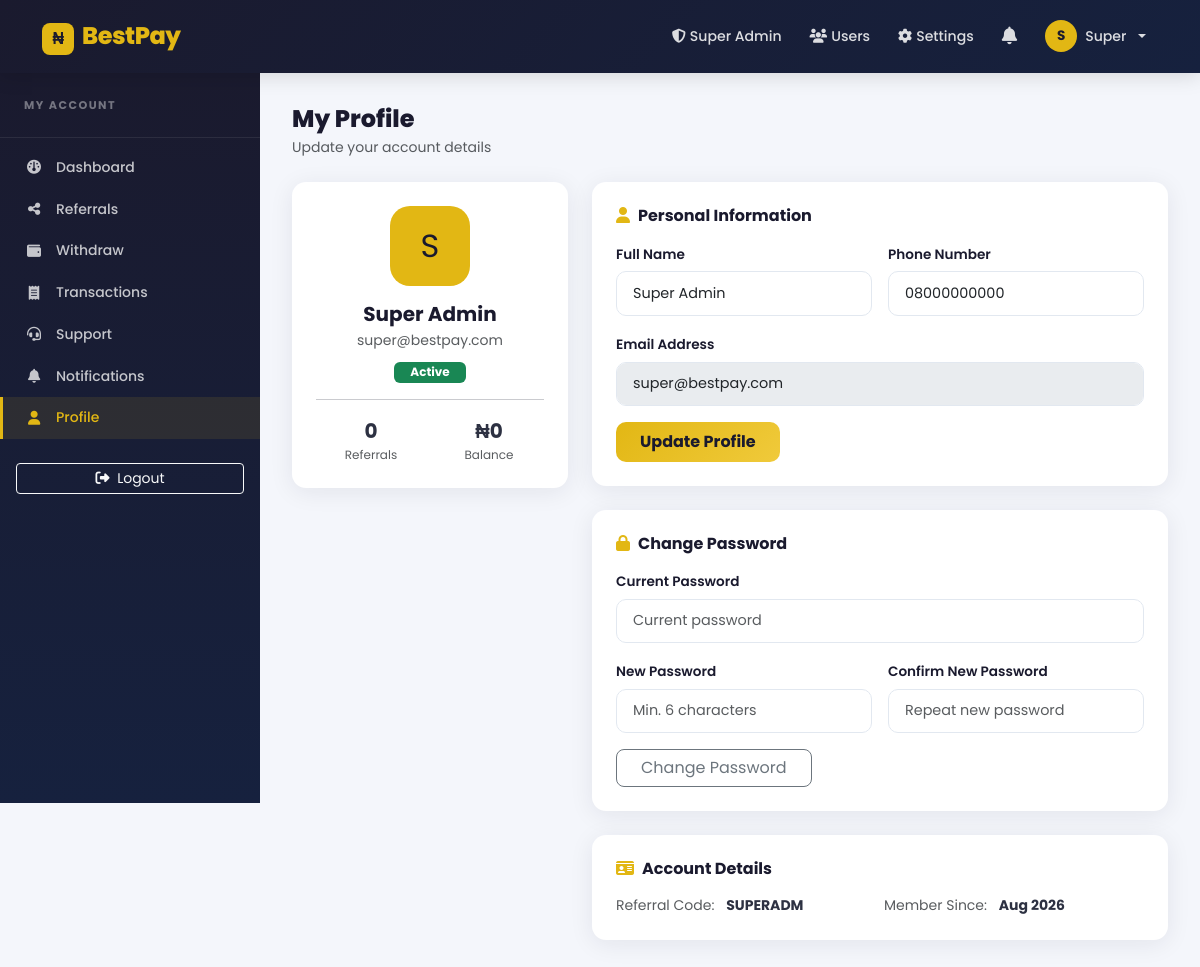
Screenshot of /dashboard/profile (signed in) with the database file from the repository.
### app/models.py (models this page shows, shortened)
class User(UserMixin, db.Model):
    __tablename__ = "users"
    id = db.Column(db.Integer, primary_key=True)
    email = db.Column(db.String(150), unique=True, nullable=False)
    display_name = db.Column(db.String(100), nullable=False)
    phone = db.Column(db.String(20), nullable=True)
    password = db.Column(db.String(256), nullable=False)
    referral_code = db.Column(db.String(20), unique=True, nullable=False, default=generate_referral_code)
    referred_by = db.Column(db.String(20), nullable=True)
    balance = db.Column(db.Float, default=0.0)
    referral_count = db.Column(db.Integer, default=0)
    registration_fee_paid = db.Column(db.Boolean, default=False)
    is_approved = db.Column(db.Boolean, default=False)
    payment_submitted = db.Column(db.Boolean, default=False)
    is_admin = db.Column(db.Boolean, default=False)
    is_super_admin = db.Column(db.Boolean, default=False)
    milestone_3_paid = db.Column(db.Boolean, default=False)
    created_at = db.Column(db.DateTime, default=datetime.utcnow)
    transactions = db.relationship("Transaction", foreign_keys="Transaction.user_id", backref="user", lazy=True)
    withdrawals = db.relationship("Withdrawal", foreign_keys="Withdrawal.user_id", backref="user", lazy=True)
    support_tickets = db.relationship("SupportTicket", foreign_keys="SupportTicket.user_id", backref="user", lazy=True)
    notifications = db.relationship("Notification", foreign_keys="Notification.user_id", backref="user", lazy=True)
    def get_unread_notification_count(self):
        return Notification.query.filter_by(user_id=self.id, is_read=False).count()

### app/routes/dashboard.py (the view)
@dashboard_bp.route("/profile", methods=["GET", "POST"])
@login_required
def profile():
    form = ProfileForm(obj=current_user)
    pw_form = ChangePasswordForm()
    if form.validate_on_submit():
        current_user.display_name = form.display_name.data
        current_user.phone = form.phone.data
        db.session.commit()
        flash("Profile updated.", "success")
        return redirect(url_for("dashboard.profile"))
    return render_template("dashboard/profile.html", form=form, pw_form=pw_form)

### app/forms.py
class ProfileForm(FlaskForm):
    display_name = StringField("Full Name", validators=[DataRequired(), Length(min=2, max=100)])
    phone = StringField("Phone Number", validators=[Optional(), Length(max=20)])
    submit = SubmitField("Update Profile")

class ChangePasswordForm(FlaskForm):
    current_password = PasswordField("Current Password", validators=[DataRequired()])
    new_password = PasswordField("New Password", validators=[DataRequired(), Length(min=6)])
    confirm_password = PasswordField("Confirm New Password", validators=[DataRequired(), EqualTo("new_password")])
    submit = SubmitField("Change Password")

### templates/dashboard/profile.html (shortened to what this page needs)
{% extends "dashboard/layout.html" %}
{% block dashboard_content %}
<div class="mb-4">
  <h4 class="fw-800 mb-1">My Profile</h4>
  <p class="text-muted small">Update your account details</p>
</div>
<div class="row g-4">
  <div class="col-lg-4">
    <div class="bp-card p-4 text-center">
      <div class="avatar-lg mx-auto mb-3 d-flex align-items-center justify-content-center"
           style="width:80px;height:80px;font-size:2rem;border-radius:20px;background:var(--gold);color:var(--navy)">
        {{ current_user.display_name[0].upper() }}
      </div>
      <h5 class="fw-700 mb-1">{{ current_user.display_name }}</h5>
      <p class="text-muted small mb-2">{{ current_user.email }}</p>
      <span class="badge {% if current_user.is_approved %}bg-success{% else %}bg-warning text-dark{% endif %} px-3">
        {% if current_user.is_approved %}Active{% else %}Pending Activation{% endif %}
      </span>
      <hr>
      <div class="row text-center g-2">
        <div class="col-6">
          <div class="fw-700 text-navy fs-5">{{ current_user.referral_count }}</div>
          <div class="text-muted" style="font-size:0.75rem">Referrals</div>
        </div>
        <div class="col-6">
          <div class="fw-700 text-navy fs-5">₦{{ "{:,.0f}".format(current_user.balance) }}</div>
          <div class="text-muted" style="font-size:0.75rem">Balance</div>
        </div>
      </div>
    </div>
  </div>
  <div class="col-lg-8">
    <div class="bp-card p-4 mb-4">
      <h6 class="fw-700 mb-3"><i class="fa fa-user me-2 text-gold"></i>Personal Information</h6>
      <form method="POST" action="{{ url_for('dashboard.profile') }}">
        <div class="row g-3">
          <div class="col-md-6">
            {{ form.display_name.label(class="form-label") }}
            {{ form.display_name(class="form-control") }}
          </div>
          <div class="col-md-6">
            {{ form.phone.label(class="form-label") }}
            {{ form.phone(class="form-control") }}
          </div>
          <div class="col-12">
            <label class="form-label">Email Address</label>
            <input type="text" class="form-control" value="{{ current_user.email }}" disabled>
          </div>
          <div class="col-12">
            {{ form.submit(class="btn-gold-full px-4 py-2") }}
          </div>
        </div>
      </form>
    </div>
    <div class="bp-card p-4">
      <h6 class="fw-700 mb-3"><i class="fa fa-lock me-2 text-gold"></i>Change Password</h6>
      <form method="POST" action="{{ url_for('dashboard.change_password') }}">
        <div class="row g-3">
          <div class="col-12">
            {{ pw_form.current_password.label(class="form-label") }}
            {{ pw_form.current_password(class="form-control", placeholder="Current password") }}
          </div>
          <div class="col-md-6">
            {{ pw_form.new_password.label(class="form-label") }}
            {{ pw_form.new_password(class="form-control", placeholder="Min. 6 characters") }}
          </div>
          <div class="col-md-6">
            {{ pw_form.confirm_password.label(class="form-label") }}
            {{ pw_form.confirm_password(class="form-control", placeholder="Repeat new password") }}
          </div>
          <div class="col-12">
            {{ pw_form.submit(class="btn btn-outline-secondary px-4 rounded-3") }}
          </div>
        </div>
      </form>
    </div>
    <div class="bp-card p-4 mt-4">
      <h6 class="fw-700 mb-3"><i class="fa fa-id-card me-2 text-gold"></i>Account Details</h6>
      <div class="row g-2 small">
        <div class="col-md-6">
          <span class="text-muted">Referral Code:</span>
          <strong class="ms-2">{{ current_user.referral_code }}</strong>
        </div>
        <div class="col-md-6">
          <span class="text-muted">Member Since:</span>
          <strong class="ms-2">{{ current_user.created_at.strftime('%b %Y') }}</strong>
        </div>
      </div>
    </div>
  </div>
</div>
{% endblock %}

### templates/base.html (shortened to what this page needs)
<!DOCTYPE html>
<html lang="en">
<head>
  <link href="https://cdn.jsdelivr.net/npm/bootstrap@5.3.3/dist/css/bootstrap.min.css" rel="stylesheet" />
  <link rel="stylesheet" href="https://cdnjs.cloudflare.com/ajax/libs/font-awesome/6.5.2/css/all.min.css" />
  <link rel="stylesheet" href="{{ url_for('static', filename='css/style.css') }}" />
</head>
<body>
<nav class="navbar navbar-expand-lg navbar-dark bp-navbar sticky-top">
  <div class="container">
    <a class="navbar-brand fw-800" href="{{ url_for('main.index') }}">
      <span class="brand-icon">₦</span> BestPay
    </a>
    <div class="collapse navbar-collapse" id="navMain">
      <ul class="navbar-nav ms-auto align-items-lg-center gap-lg-1">
        {% if current_user.is_authenticated %}
          {% if current_user.is_super_admin %}
            <li class="nav-item"><a class="nav-link" href="{{ url_for('super_admin.index') }}"><i class="fa fa-shield-halved me-1"></i>Super Admin</a></li>
            <li class="nav-item"><a class="nav-link" href="{{ url_for('super_admin.users') }}"><i class="fa fa-users me-1"></i>Users</a></li>
            <li class="nav-item"><a class="nav-link" href="{{ url_for('super_admin.settings') }}"><i class="fa fa-gear me-1"></i>Settings</a></li>
          {% endif %}
          {% set unread_count = current_user.get_unread_notification_count() %}
          <li class="nav-item dropdown">
            <a class="nav-link position-relative" href="#" role="button" data-bs-toggle="dropdown" id="notifDropdown">
            </a>
              {% set recent_notifs = current_user.notifications | sort(attribute='created_at', reverse=True) %}
          </li>
          <li class="nav-item dropdown">
            <a class="nav-link dropdown-toggle d-flex align-items-center gap-2" href="#" role="button" data-bs-toggle="dropdown">
              <span class="avatar-sm">{{ current_user.display_name[0].upper() }}</span>
              <span class="d-none d-lg-inline">{{ current_user.display_name.split()[0] }}</span>
            </a>
          </li>
        {% else %}
          <li class="nav-item"><a class="nav-link" href="{{ url_for('auth.login') }}">Log In</a></li>
          <li class="nav-item"><a class="btn btn-gold ms-2" href="{{ url_for('auth.signup') }}">Get Started</a></li>
        {% endif %}
      </ul>
    </div>
  </div>
</nav>
<main class="{% block main_class %}{% endblock %}">
  {% block content %}{% endblock %}
</main>
</body>
</html>

### static/css/style.css (style rules this page uses)
:root { --navy: #1a1a2e; --dark: #16213e; --gold: #e2b714; --gold2: #f0ca3b; --bg: #f4f6fb; --white: #ffffff; --text: #2d3142; --muted: #6b7280; --border: #e2e8f0; --card-shadow: 0 4px 24px rgba(26,26,46,0.08); --card-shadow-hover: 0 8px 40px rgba(26,26,46,0.15); --radius: 14px; --transition: all 0.25s cubic-bezier(0.4,0,0.2,1); }
*, *::before, *::after { box-sizing: border-box; }
body { font-family: 'Poppins', sans-serif; background: var(--bg); color: var(--text); min-height: 100vh; display: flex; flex-direction: column; }
h1,h2,h3,h4,h5,h6 { font-weight: 700; color: var(--navy); }
a { transition: var(--transition); }
.fw-700 { font-weight: 700; }
.fw-800 { font-weight: 800; }
.text-gold { color: var(--gold) !important; }
.bp-navbar { background: linear-gradient(135deg, var(--navy) 0%, var(--dark) 100%); padding: 0.8rem 0; box-shadow: 0 2px 20px rgba(0,0,0,0.15); }
.bp-navbar .navbar-brand { font-size: 1.5rem; font-weight: 800; color: var(--gold) !important; letter-spacing: -0.5px; }
.brand-icon { display: inline-flex; align-items: center; justify-content: center; width: 32px; height: 32px; background: var(--gold); color: var(--navy); border-radius: 8px; font-weight: 800; font-size: 1rem; margin-right: 4px; }
.bp-navbar .nav-link { color: rgba(255,255,255,0.85) !important; font-weight: 500; font-size: 0.88rem; padding: 0.45rem 0.75rem !important; border-radius: 8px; }
.avatar-sm { display: inline-flex; align-items: center; justify-content: center; width: 32px; height: 32px; background: var(--gold); color: var(--navy); border-radius: 50%; font-weight: 700; font-size: 0.85rem; }
.avatar-lg { width: 80px; height: 80px; font-size: 2rem; border-radius: 20px; }
.bp-card { background: var(--white); border-radius: var(--radius); box-shadow: var(--card-shadow); border: none; transition: var(--transition); overflow: hidden; }
.btn-gold-full { background: linear-gradient(135deg, var(--gold) 0%, var(--gold2) 100%); color: var(--navy); border: none; border-radius: 10px; font-weight: 700; padding: 0.7rem 1.6rem; transition: var(--transition); display: inline-block; text-decoration: none; }
.form-control, .form-select { border-radius: 10px; border: 1.5px solid var(--border); padding: 0.65rem 1rem; font-size: 0.9rem; transition: var(--transition); }
.form-label { font-weight: 600; font-size: 0.85rem; color: var(--navy); margin-bottom: 0.4rem; }

### rows the page displays
User: display_name "S", display_name "Super", display_name "Super Admin", email "super@bestpay.com", referral_count "0", balance "0", phone "08000000000", referral_code "SUPERADM", created_at "Aug 2026"

### other values shown
{{ pw_form.current_password.label(class="form-label") }} "Current Password"
{{ pw_form.new_password.label(class="form-label") }} "New Password"
{{ pw_form.confirm_password.label(class="form-label") }} "Confirm New Password"
